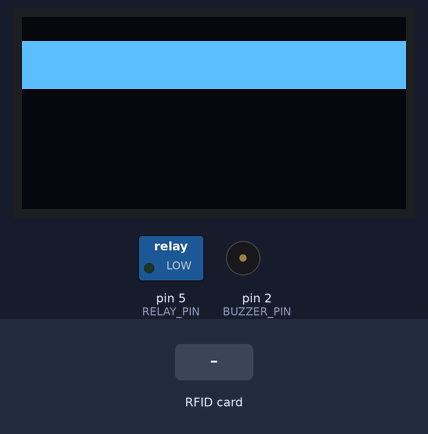
Bench run of a sketch on a simulated Arduino Uno, built with avr-gcc and run on an emulated ATmega328P. Shown: 128×64 one-colour display, switched loads named in the sketch (green lamp = pin HIGH), buzzer (waves = sounding). The test bench sets the inputs (shaded band). Pins used as bus, display or sensor lines are not drawn; what the sketch prints to the serial monitor is not drawn.

Above: at 0.16 s.
1.3 s: RFID card BE 7A F8 03 held to the reader
At 1.67 s:
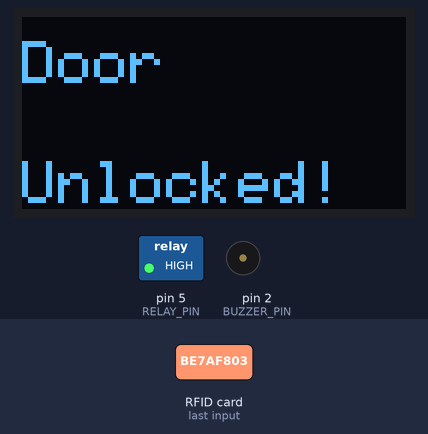
At 2.3 s:
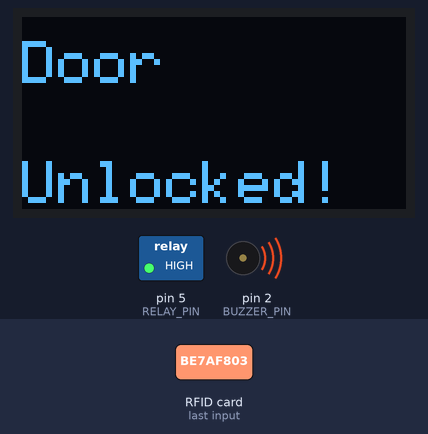
3.9 s: RFID card 5E 7A 19 C4 held to the reader
At 4.91 s:
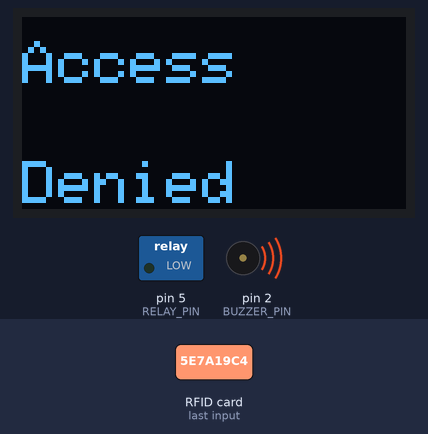
Timing chart, 0 to 6.9 s (numbered marks = the images above; inputs shaded):
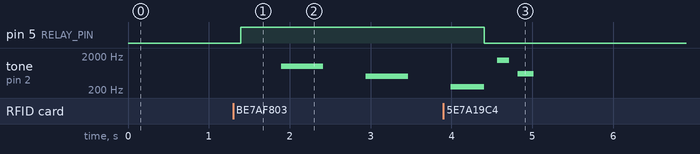

Measured:
- after the input at 1.3 s, pin 5 (RELAY_PIN): LOW → HIGH after 0.09 s; tone on pin 2 (BUZZER_PIN): silent → 1000 Hz after 0.59 s, → silent 0.52 s later, → 500 Hz 0.53 s later, → silent 0.53 s later
- what the display in image 3 shows lasts 0.5 s, from 4.6 s to 5.1 s

The sketch:

Final-Code.ino
```cpp
// 📡 RFID START
#include <SPI.h>
#include <MFRC522.h>

#define BUZZER_PIN 2  // Connect buzzer to pin 3
#define SS_PIN 10
#define RST_PIN 7
MFRC522 rfid(SS_PIN, RST_PIN); // RFID instance

// 🖥️ OLED START
#include <Wire.h>
#include <Adafruit_GFX.h>
#include <Adafruit_SSD1306.h>

#define SCREEN_WIDTH 128
#define SCREEN_HEIGHT 64
#define OLED_RESET -1
Adafruit_SSD1306 display(SCREEN_WIDTH, SCREEN_HEIGHT, &Wire, OLED_RESET);

// 🎛 Adjustable Variables
#define RELAY_PIN 5        // Relay connected to pin 5
#define RELAY_TIME 3000    // Time relay stays ON (milliseconds)
#define SCROLL_SPEED 8    // Scrolling text speed (higher = faster)
#define FRAME_RATE 0      // OLED refresh rate (milliseconds)

// Allowed RFID UID (Replace with your actual card UID)
byte allowedUID1[] = {0xBE, 0x7A, 0xF8, 0x03};

String welcomeMessage = "Welcome! Please scan your card to unlock.";
String accessDeniedMessage = "Access Denied!";
int textWidth;
int x = SCREEN_WIDTH;

void setup() {
  Serial.begin(9600);
  Serial.println("System Starting...");

  // OLED INIT
  if (!display.begin(SSD1306_SWITCHCAPVCC, 0x3C)) {
    Serial.println(F("OLED allocation failed"));
    while (true);
  }
  display.clearDisplay();
  display.setTextSize(2);
  display.setTextColor(WHITE);
  textWidth = welcomeMessage.length() * 12;

  // RFID INIT
  SPI.begin();
  rfid.PCD_Init();
  Serial.println("RFID Ready.");

  // Relay INIT
  pinMode(RELAY_PIN, OUTPUT);
  digitalWrite(RELAY_PIN, LOW);  // Ensure relay starts off

  //Buzzer INIT
  pinMode(BUZZER_PIN, OUTPUT);
}

void loop() {
  static unsigned long lastUpdateTime = 0;
  unsigned long currentTime = millis();

  // OLED SCROLLING MESSAGE (Welcome message)
  if (currentTime - lastUpdateTime >= FRAME_RATE) {
    display.clearDisplay();
    display.fillRect(0, 8, SCREEN_WIDTH, 16, WHITE);
    display.setTextColor(BLACK);
    display.setCursor(x, 8);
    display.print(welcomeMessage);
    display.display();

    x -= SCROLL_SPEED;
    if (x < -textWidth) x = SCREEN_WIDTH;

    lastUpdateTime = currentTime;
  }

  // 📡 Check for new RFID card
  if (!rfid.PICC_IsNewCardPresent() || !rfid.PICC_ReadCardSerial()) return;

  Serial.println("\n🔍 Card Detected!");
  Serial.print("UID: ");
  printHex(rfid.uid.uidByte, rfid.uid.size);
  Serial.println();

  if (checkUID(rfid.uid.uidByte, rfid.uid.size)) {
    Serial.println("✅ Authorized card detected. Unlocking door...");
    unlockDoor();
    Serial.println("🔒 Door lock process completed.");
  } else {
    Serial.println("❌ Unauthorized card. Access Denied.");
    displayAccessDenied(); // Show the Access Denied message statically
  }

  // 📡 Ensure RFID module doesn't get stuck
  rfid.PICC_HaltA();
  rfid.PCD_StopCrypto1();
  rfid.PCD_Init();  // Reinitialize the RFID reader
  Serial.println("RFID scan cycle complete. Waiting for new card...");
}


// 🚪 Unlocks the door by activating the relay and scrolling "Door Unlocked!"
void unlockDoor() {
  Serial.println("🚪 Unlocking door...");
  digitalWrite(RELAY_PIN, HIGH);  // Turn relay ON

  unsigned long startTime = millis();
  unsigned long scrollTimer = millis();
  unsigned long buzzerTimer = millis();
  int xScroll = SCREEN_WIDTH;
  int msgWidth = 12 * 14;
  int buzzerStage = 0;
  bool buzzerOn = false;

  while (millis() - startTime < RELAY_TIME) {
    // 📺 OLED Scrolling (every 10ms)
    if (millis() - scrollTimer >= 10) {
      // Clear the screen
  display.clearDisplay();

  // Set text color to white
  display.setTextColor(WHITE);

  // Display "ACCESS" at the top
  display.setCursor(0, 8);
  display.print("Door");

  // Display "DENIED" at the bottom
  display.setCursor(0, SCREEN_HEIGHT - 16);  // Adjust the cursor to the bottom
  display.print("Unlocked!");

  // Show the message
  display.display();

      xScroll -= SCROLL_SPEED;
      if (xScroll < -msgWidth) xScroll = SCREEN_WIDTH;

      scrollTimer = millis();
    }

    // 🔔 Buzzer sequence (change tone every 500ms)
    if (millis() - buzzerTimer >= 500) {
      switch (buzzerStage) {
        case 0:
          tone(BUZZER_PIN, 1000);
          buzzerOn = true;
          break;
        case 1:
          noTone(BUZZER_PIN);
          buzzerOn = false;
          break;
        case 2:
          tone(BUZZER_PIN, 500);
          buzzerOn = true;
          break;
        case 3:
          noTone(BUZZER_PIN);
          buzzerOn = false;
          break;
        case 4:
          tone(BUZZER_PIN, 250);
          buzzerOn = true;
          break;
        case 5:
          noTone(BUZZER_PIN);
          buzzerOn = false;
          break;
        default:
          buzzerStage = -1; // reset
          break;
      }
      buzzerStage++;
      buzzerTimer = millis();
    }
  }

  noTone(BUZZER_PIN);             // Make sure buzzer is off
  digitalWrite(RELAY_PIN, LOW);   // Turn relay OFF
  Serial.println("🔒 Door locked again.");
}

// 🆔 Checks if the scanned UID matches the stored UID
bool checkUID(byte *scannedUID, byte uidSize) {
  return (uidSize == sizeof(allowedUID1) && memcmp(scannedUID, allowedUID1, uidSize) == 0);
}

// ⛔ Display "ACCESS" at the top and "DENIED" at the bottom with high-low buzzer beeps
void displayAccessDenied() {
  // Clear the screen
  display.clearDisplay();

  // Set text color to white
  display.setTextColor(WHITE);

  // Display "ACCESS" at the top
  display.setCursor(0, 8);
  display.print("Access");

  // Display "DENIED" at the bottom
  display.setCursor(0, SCREEN_HEIGHT - 16);  // Adjust the cursor to the bottom
  display.print("Denied");

  // Show the message
  display.display();

  // 🔔 Play buzzer only once
  tone(BUZZER_PIN, 1500);   // High-pitched tone
  delay(150);
  noTone(BUZZER_PIN);
  delay(100);
  tone(BUZZER_PIN, 600);    // Low-pitched tone
  delay(200);
  noTone(BUZZER_PIN);
}


// 🔢 Print RFID UID in hex format
void printHex(byte *buffer, byte bufferSize) {
  for (byte i = 0; i < bufferSize; i++) {
    Serial.print(buffer[i] < 0x10 ? " 0" : " ");
    Serial.print(buffer[i], HEX);
  }
}
```
